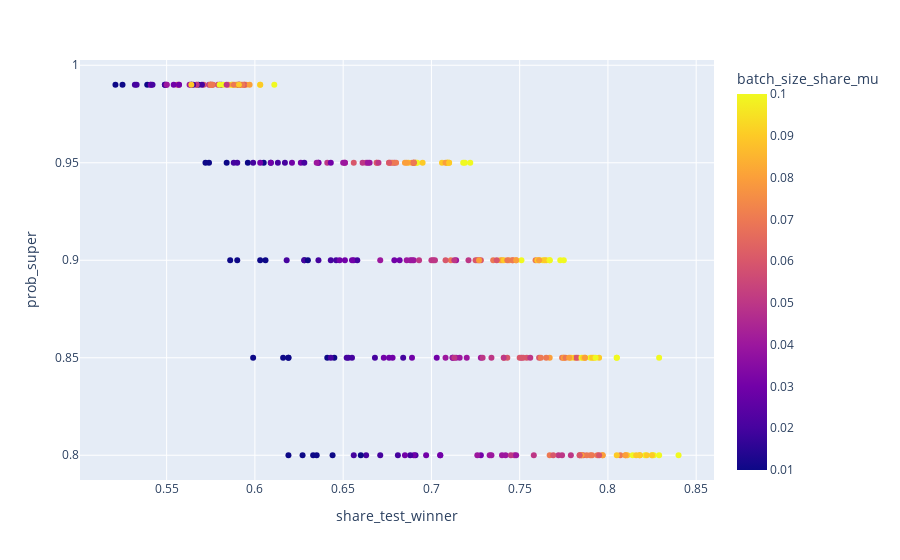

The notebook cell saved with this chart:
### Code cell
plot_df = thompson_results_df.query("""mde != '0' & multi_armed == 'False'""").reset_index()[
    ["share_not_winner", 'share_test_winner', "prob_super",'batch_size_share_mu']].astype(float)
fig = px.scatter(plot_df, x="share_test_winner", y="prob_super", color="batch_size_share_mu")
fig.show()

### Figure 1 — Plotly figure (JSON) as saved in the notebook; plotly's stock layout.template omitted (floating-point values rounded to 4 significant figures; data arrays with more than 128 entries replaced by an {"elided": "..."} marker saying what was removed)
{"data": [{"hovertemplate": "share_test_winner=%{x}<br>prob_super=%{y}<br>batch_size_share_mu=%{marker.color}<extra></extra>", "legendgroup": "", "marker": {"color": {"elided": "300 float values"}, "coloraxis": "coloraxis", "symbol": "circle"}, "mode": "markers", "name": "", "orientation": "v", "showlegend": false, "type": "scatter", "x": {"elided": "300 float values"}, "xaxis": "x", "y": {"elided": "300 float values"}, "yaxis": "y"}], "layout": {"coloraxis": {"colorbar": {"title": {"text": "batch_size_share_mu"}}, "colorscale": [[0, "#0d0887"], [0.1111, "#46039f"], [0.2222, "#7201a8"], [0.3333, "#9c179e"], [0.4444, "#bd3786"], [0.5556, "#d8576b"], [0.6667, "#ed7953"], [0.7778, "#fb9f3a"], [0.8889, "#fdca26"], [1, "#f0f921"]]}, "legend": {"tracegroupgap": 0}, "margin": {"t": 60}, "xaxis": {"anchor": "y", "domain": [0, 1], "title": {"text": "share_test_winner"}}, "yaxis": {"anchor": "x", "domain": [0, 1], "title": {"text": "prob_super"}}}}
